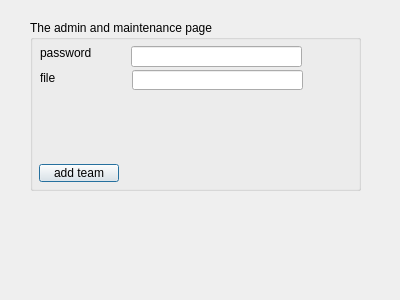
<?xml version="1.0" encoding="UTF-8"?>
<ui version="4.0">
 <class>admin</class>
 <widget class="QDialog" name="admin">
  <property name="geometry">
   <rect>
    <x>0</x>
    <y>0</y>
    <width>400</width>
    <height>300</height>
   </rect>
  </property>
  <property name="windowTitle">
   <string>Admin</string>
  </property>
  <widget class="QGroupBox" name="groupBox">
   <property name="geometry">
    <rect>
     <x>30</x>
     <y>20</y>
     <width>331</width>
     <height>171</height>
    </rect>
   </property>
   <property name="title">
    <string>The admin and maintenance page</string>
   </property>
   <widget class="QPushButton" name="pushButton">
    <property name="geometry">
     <rect>
      <x>9</x>
      <y>144</y>
      <width>80</width>
      <height>18</height>
     </rect>
    </property>
    <property name="text">
     <string>add team</string>
    </property>
   </widget>
   <widget class="QLineEdit" name="lineEdit_txt">
    <property name="geometry">
     <rect>
      <x>102</x>
      <y>50</y>
      <width>171</width>
      <height>20</height>
     </rect>
    </property>
   </widget>
   <widget class="QLabel" name="label">
    <property name="geometry">
     <rect>
      <x>10</x>
      <y>25</y>
      <width>71</width>
      <height>16</height>
     </rect>
    </property>
    <property name="text">
     <string>password</string>
    </property>
   </widget>
   <widget class="QLineEdit" name="lineEdit_Admin">
    <property name="geometry">
     <rect>
      <x>101</x>
      <y>26</y>
      <width>171</width>
      <height>21</height>
     </rect>
    </property>
   </widget>
   <widget class="QLabel" name="label_2">
    <property name="geometry">
     <rect>
      <x>10</x>
      <y>50</y>
      <width>61</width>
      <height>16</height>
     </rect>
    </property>
    <property name="text">
     <string>file</string>
    </property>
   </widget>
  </widget>
 </widget>
 <resources/>
 <connections/>
</ui>
